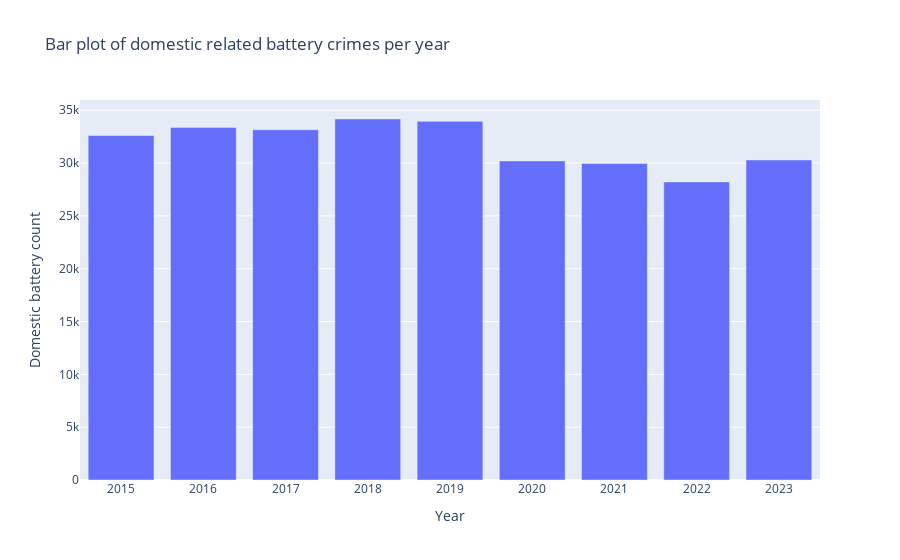

Write notebook code for a chart like this one.
### Code cell
import plotly.express as px
fig = px.bar(x=x,
             y=y, 
             orientation='v', 
             title='Bar plot of domestic related battery crimes per year',
             labels={'y': 'Domestic battery count', 'x': 'Year'},
             )
fig.update_layout(showlegend=False)
fig.show()

### Figure 1 — Plotly figure (JSON) as saved in the notebook; plotly's stock layout.template omitted (floating-point values rounded to 4 significant figures)
{"data": [{"alignmentgroup": "True", "hovertemplate": "Year=%{x}<br>Domestic battery count=%{y}<extra></extra>", "legendgroup": "", "marker": {"color": "#636efa", "pattern": {"shape": ""}}, "name": "", "offsetgroup": "", "orientation": "v", "showlegend": false, "textposition": "auto", "type": "bar", "x": [2015, 2016, 2017, 2018, 2019, 2020, 2021, 2022, 2023], "xaxis": "x", "y": [32618, 33376, 33154, 34173, 33953, 30204, 29955, 28218, 30295], "yaxis": "y"}], "layout": {"barmode": "relative", "legend": {"tracegroupgap": 0}, "showlegend": false, "title": {"text": "Bar plot of domestic related battery crimes per year"}, "xaxis": {"anchor": "y", "domain": [0, 1], "title": {"text": "Year"}}, "yaxis": {"anchor": "x", "domain": [0, 1], "title": {"text": "Domestic battery count"}}}}
